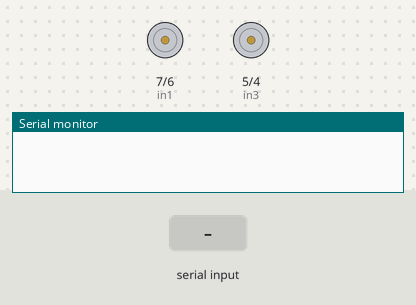
This sketch was run on a simulated Arduino Uno, built with avr-gcc and run on an emulated ATmega328P. Parts: motor-driver pin pairs drawn as motors (green arrow = first pin HIGH = forward, orange = second pin HIGH = backward, longer = more drive, scaled by the enable pin), the last lines printed to the serial monitor. The inputs (shaded band) are chosen by the test bench.

Above: at 1.2 s.
1.3 s: "1" received over Serial
At 2.1 s:
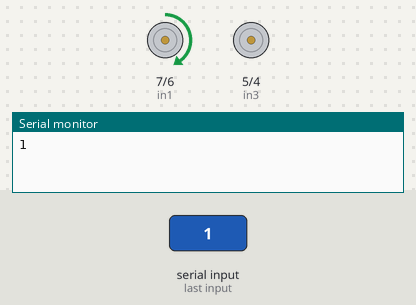
2.8 s: "0" received over Serial
At 3.2 s:
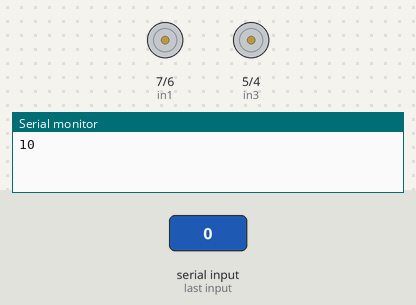
Timing chart, 0 to 5.8 s (numbered marks = the images above; inputs shaded):
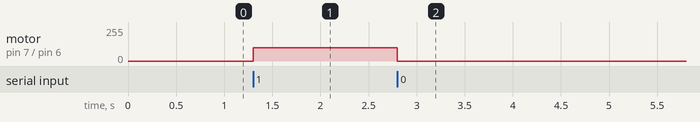

The sketch:

3_using_motor_driver.ino
```cpp
char serialData;

// Motor A

int enA = 3;
int in1 = 7;
int in2 = 6;

// Motor B

int enB = 2;
int in3 = 5;
int in4 = 4;

void setup() {

  // Set all the motor control pins to outputs

  pinMode(enA, OUTPUT);
  pinMode(enB, OUTPUT);
  pinMode(in1, OUTPUT);
  pinMode(in2, OUTPUT);
  pinMode(in3, OUTPUT);
  pinMode(in4, OUTPUT);
  Serial.begin(9600);

}

void move()

{

  // This function will run the motors in both directions at a fixed speed

  // Turn on motor A

  digitalWrite(in1, HIGH);
  digitalWrite(in2, LOW);

  // Set speed to 200 out of possible range 0~255

  analogWrite(enA, 100);

  // Turn on motor B

  digitalWrite(in3, LOW);
  digitalWrite(in4, HIGH);

  // Set speed to 200 out of possible range 0~255

  analogWrite(enB, 100);

}

void stop()

{


  digitalWrite(in1, LOW);
  digitalWrite(in2, LOW);
  digitalWrite(in3, LOW);
  digitalWrite(in4, LOW);

}


void loop()

{

  if(Serial.available() > 0)
  {
    serialData = Serial.read();
    Serial.print(serialData);

    if(serialData == '1')
    {
      move();
    }
    else if (serialData == '0')
    {
      stop();
    }
 }

}
```

Measured:
- after the input at 1.3 s, motor on pin 7 (in1) / pin 6 (in2): stopped → forward 100/255 at once
- after the input at 2.8 s, motor on pin 7 (in1) / pin 6 (in2): forward 100/255 → stopped at once
